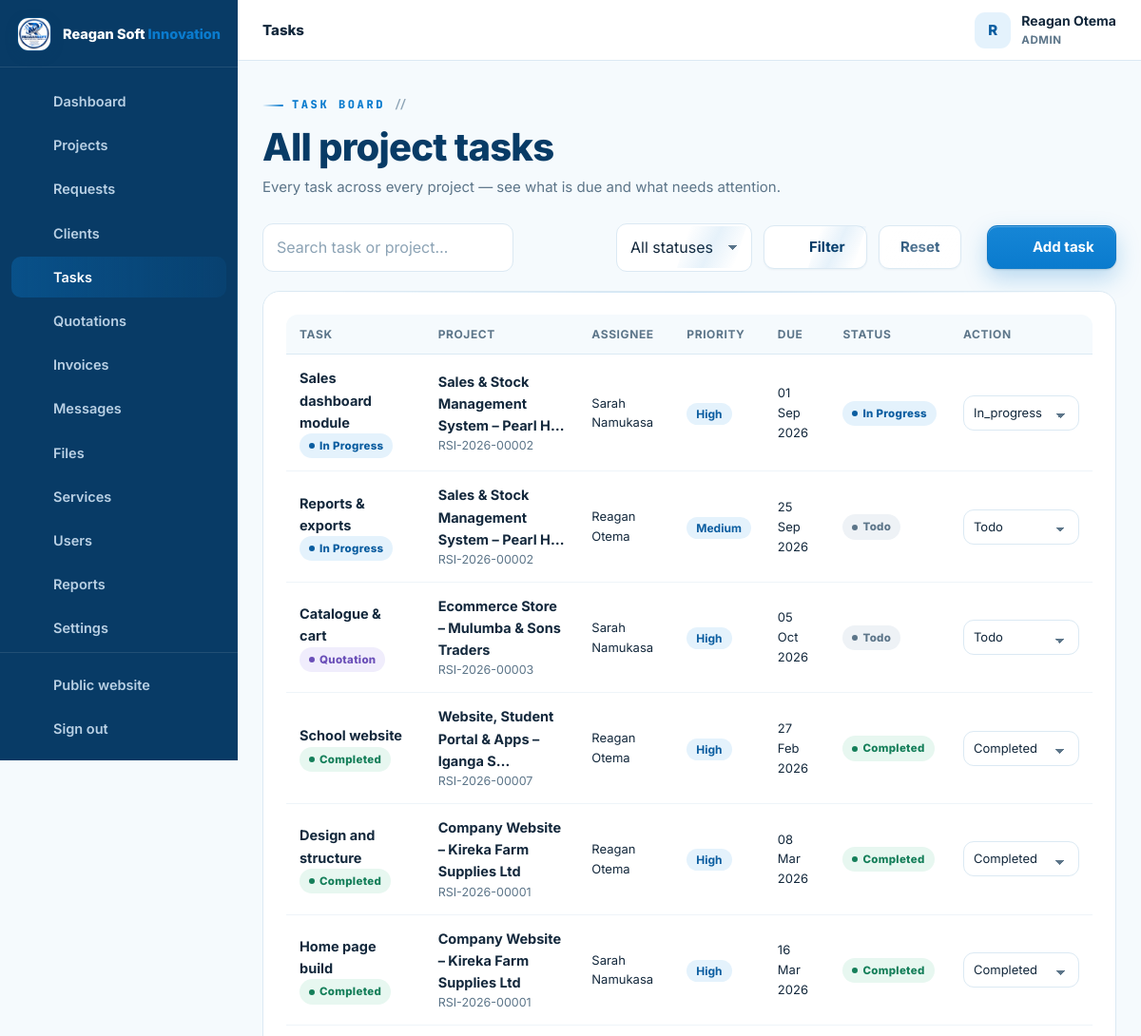
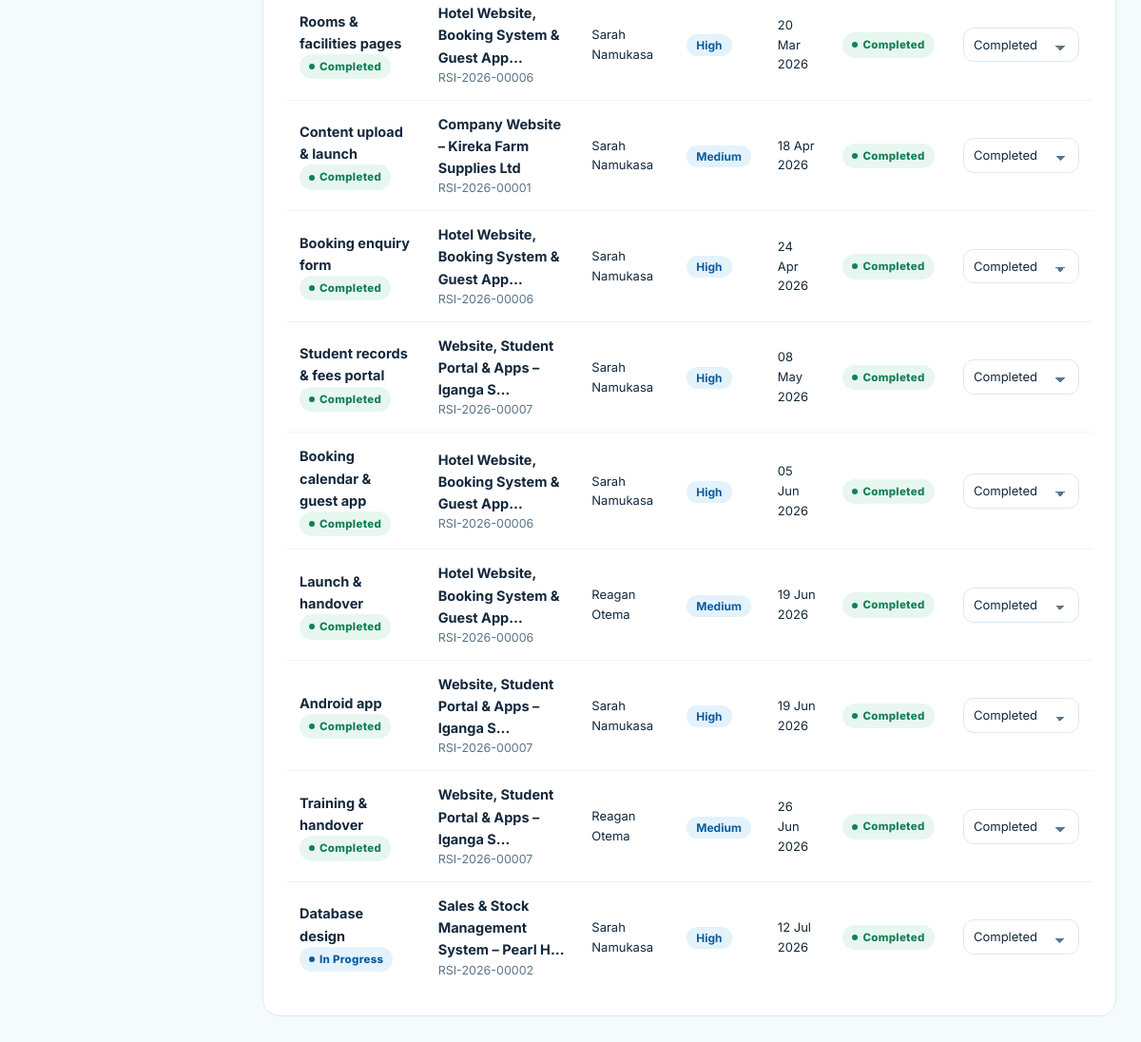
Screenshot of /admin/tasks.php (signed in) with the database file from the repository (2 pictures, top to bottom).
### tables this page shows
CREATE TABLE IF NOT EXISTS users (
  id INT UNSIGNED AUTO_INCREMENT PRIMARY KEY,
  full_name VARCHAR(150) NOT NULL,
  email VARCHAR(190) NOT NULL UNIQUE,
  phone VARCHAR(40) NULL,
  password_hash VARCHAR(255) NOT NULL,
  role ENUM('admin','staff','client') NOT NULL DEFAULT 'client',
  company VARCHAR(190) NULL,
  address VARCHAR(255) NULL,
  avatar VARCHAR(255) NULL,
   
   
   
   
   
   
  payer_type ENUM('business','individual') NOT NULL DEFAULT 'business',
  tax_id VARCHAR(60) NULL,
  national_id VARCHAR(60) NULL,
  country VARCHAR(80) NOT NULL DEFAULT 'Uganda',
  city VARCHAR(90) NULL,
  billing_terms_at DATETIME NULL,
  active TINYINT(1) NOT NULL DEFAULT 1,
  failed_logins INT UNSIGNED NOT NULL DEFAULT 0,
  locked_until DATETIME NULL,
  last_login_at DATETIME NULL,
  created_at TIMESTAMP DEFAULT CURRENT_TIMESTAMP,
  updated_at TIMESTAMP DEFAULT CURRENT_TIMESTAMP ON UPDATE CURRENT_TIMESTAMP,
  INDEX idx_users_role (role),
  INDEX idx_users_active (active)
);

CREATE TABLE IF NOT EXISTS project_tasks (
  id INT UNSIGNED AUTO_INCREMENT PRIMARY KEY,
  project_id INT UNSIGNED NOT NULL,
  assigned_to INT UNSIGNED NULL,
  title VARCHAR(190) NOT NULL,
  description TEXT NULL,
  status ENUM('TODO','IN_PROGRESS','REVIEW','COMPLETED') NOT NULL DEFAULT 'TODO',
  progress TINYINT UNSIGNED NOT NULL DEFAULT 0,
  priority ENUM('low','medium','high') NOT NULL DEFAULT 'medium',
  start_date DATE NULL,
  due_date DATE NULL,
  created_by INT UNSIGNED NULL,
  created_at TIMESTAMP DEFAULT CURRENT_TIMESTAMP,
  updated_at TIMESTAMP DEFAULT CURRENT_TIMESTAMP ON UPDATE CURRENT_TIMESTAMP,
  FOREIGN KEY (project_id) REFERENCES projects(id) ON DELETE CASCADE,
  FOREIGN KEY (assigned_to) REFERENCES users(id) ON DELETE SET NULL,
  FOREIGN KEY (created_by) REFERENCES users(id) ON DELETE SET NULL,
  INDEX idx_tasks_project (project_id),
  INDEX idx_tasks_status (status),
  INDEX idx_tasks_assigned (assigned_to)
);

CREATE TABLE IF NOT EXISTS projects (
  id INT UNSIGNED AUTO_INCREMENT PRIMARY KEY,
  ref_no VARCHAR(30) NOT NULL UNIQUE,                
  client_id INT UNSIGNED NOT NULL,
  service_id INT UNSIGNED NULL,
  assigned_to INT UNSIGNED NULL,                     
  title VARCHAR(190) NOT NULL,
  description TEXT NOT NULL,
  requirements TEXT NULL,
   
   
  website_url  VARCHAR(255) NULL,                    
  deliverables VARCHAR(190) NULL,                    
  cover_art    VARCHAR(40)  NULL,                    
  budget DECIMAL(14,2) NULL,
  priority ENUM('low','normal','high','urgent') NOT NULL DEFAULT 'normal',
  status ENUM('NEW','REVIEWING','QUOTATION','APPROVED','IN_PROGRESS','WAITING_FOR_CLIENT','TESTING','COMPLETED','CANCELLED') NOT NULL DEFAULT 'NEW',
  progress TINYINT UNSIGNED NOT NULL DEFAULT 0,
  deadline DATE NULL,
  started_at DATETIME NULL,
  completed_at DATETIME NULL,
  submitted_at TIMESTAMP DEFAULT CURRENT_TIMESTAMP,
  updated_at TIMESTAMP DEFAULT CURRENT_TIMESTAMP ON UPDATE CURRENT_TIMESTAMP,
  FOREIGN KEY (client_id) REFERENCES users(id) ON DELETE CASCADE,
  FOREIGN KEY (service_id) REFERENCES services(id) ON DELETE SET NULL,
  FOREIGN KEY (assigned_to) REFERENCES users(id) ON DELETE SET NULL,
  INDEX idx_projects_client (client_id),
  INDEX idx_projects_status (status),
  INDEX idx_projects_assigned (assigned_to),
  INDEX idx_projects_service (service_id)
);

### config/config.php (called while the page is built, shortened)
<?php
function db(): PDO {
    static $pdo = null;
    if ($pdo === null) {
        try {
            $pdo = new PDO(
                'mysql:host=' . DB_HOST . ';dbname=' . DB_NAME . ';charset=utf8mb4',
                DB_USER,
                DB_PASS,
                [
                    PDO::ATTR_ERRMODE            => PDO::ERRMODE_EXCEPTION,
                    PDO::ATTR_DEFAULT_FETCH_MODE => PDO::FETCH_ASSOC,
                    PDO::ATTR_EMULATE_PREPARES   => false,
                    PDO::ATTR_STRINGIFY_FETCHES  => false,
                    PDO::ATTR_TIMEOUT            => 5,
                    PDO::MYSQL_ATTR_INIT_COMMAND => "SET time_zone = '+03:00', NAMES utf8mb4 COLLATE utf8mb4_unicode_ci",
                ]
            );
        } catch (PDOException $e) {
            db_connection_failed($e);
        }
    }
    return $pdo;
}
function e(mixed $value): string {
    return htmlspecialchars((string)($value ?? ''), ENT_QUOTES, 'UTF-8');
}
function flash(string $key, ?string $value = null): ?string {
    $msg = $_SESSION['flash'][$key] ?? null;
    return $msg;
}
function app_url(string $path = ''): string {
    return APP_URL . ($path === '' ? '' : '/' . ltrim($path, '/'));
}
function current_user(): ?array {
    static $user = false;
    if ($user === false) {
        if (empty($_SESSION['user_id'])) {
            $user = null;
        } else {
            $st = db()->prepare('SELECT * FROM users WHERE id = ? AND active = 1 LIMIT 1');
            $st->execute([(int)$_SESSION['user_id']]);
            $user = $st->fetch() ?: null;
        }
    }
    return $user;
}
function is_logged_in(): bool {
    return current_user() !== null;
}
function user_role(): ?string {
    $u = current_user();
    return $u['role'] ?? null;
}
function require_login(): void {
    if (!is_logged_in()) {
        $_SESSION['intended'] = $_SERVER['REQUEST_URI'] ?? '';
        flash('error', 'Please sign in to continue.');
        redirect(app_url('login.php'));
    }
}
function require_staff(): void {
    require_login();
}
require_once __DIR__ . '/../inc/functions.php';

### admin/tasks.php (the view, shortened to what this page needs)
<?php
require __DIR__ . '/../config/config.php';
require_staff();
$pdo = db();
$st = $_GET['status'] ?? '';
$q  = trim($_GET['q'] ?? '');
$page = max(1, (int)($_GET['page'] ?? 1));
$perPage = 15;
$where = ['1=1'];
$params = [];
$whereSql = implode(' AND ', $where);
$count = $pdo->prepare("SELECT COUNT(*) c FROM project_tasks t JOIN projects p ON p.id = t.project_id WHERE $whereSql");
$count->execute($params);
$pg = paginate((int)$count->fetch()['c'], $perPage, $page);
$sql = "SELECT t.*, p.title AS project_title, p.ref_no, p.status AS project_status, p.client_id, a.full_name AS assignee_name
        FROM project_tasks t
        JOIN projects p ON p.id = t.project_id
        LEFT JOIN users a ON a.id = t.assigned_to
        WHERE $whereSql
        ORDER BY (t.status = 'COMPLETED') ASC, t.due_date IS NULL ASC, t.due_date ASC, t.created_at DESC
        LIMIT $perPage OFFSET {$pg['offset']}";
$stm = $pdo->prepare($sql); $stm->execute($params);
$tasks = $stm->fetchAll();
dashboard_head(['title' => 'Tasks', 'active' => 'tasks', 'crumb' => 'Tasks']);
?>
<div class="dash-head">
  <div>
    <span class="eyebrow">Task board</span>
    <h2>All project tasks</h2>
    <p class="sub">Every task across every project — see what is due and what needs attention.</p>
  </div>
</div>
<form class="toolbar" method="get" action="tasks.php">
  <div class="field" style="margin:0;flex-grow:1;max-width:360px">
    <input class="input" id="q" name="q" type="search" placeholder="Search task or project…" value="<?= e($q) ?>">
  </div>
  <div class="field" style="margin:0"><label class="visually-hidden" for="status">Status</label>
    <select class="select" id="status" name="status">
      <option value="">All statuses</option>
    </select>
  </div>
  <button class="btn btn-ghost" type="submit"><?= icon('search') ?> Filter</button>
  <a class="btn btn-ghost" href="tasks.php">Reset</a>
  <button class="btn btn-primary" type="button" data-modal-open="add-task-modal" style="margin-left:auto"><?= icon('plus') ?> Add task</button>
</form>
<section class="panel">
  <?php if ($tasks): ?>
    <div class="table-wrap">
      <table class="table">
        <thead><tr><th>Task</th><th>Project</th><th>Assignee</th><th>Priority</th><th>Due</th><th>Status</th><th>Action</th></tr></thead>
        <tbody>
          <?php foreach ($tasks as $t): ?>
            <tr>
              <td><span class="row-title"><?= e($t['title']) ?></span><div class="row-sub"><?= status_badge($t['project_status']) ?></div></td>
              <td><a class="row-title" href="<?= app_url('admin/project.php?id=' . (int)$t['project_id'] . '&tab=tasks') ?>"><?= e(truncate($t['project_title'], 42)) ?></a><div class="row-sub"><?= e($t['ref_no']) ?></div></td>
              <td class="small"><?= e($t['assignee_name'] ?? 'Unassigned') ?></td>
              <td><span class="tag"><?= e(ucfirst($t['priority'])) ?></span></td>
              <td class="small"><?= $t['due_date'] ? fmt_date($t['due_date']) : '—' ?></td>
              <td><?= status_badge($t['status']) ?></td>
              <td style="min-width:150px">
                <form method="post" style="display:flex;gap:6px;align-items:center">
                  <select class="select" name="status" onchange="this.form.submit()" style="padding:7px 30px 7px 10px;font-size:13px">
                    <?php foreach (['TODO', 'IN_PROGRESS', 'REVIEW', 'COMPLETED'] as $s): ?><option value="<?= $s ?>" <?= $t['status'] === $s ? 'selected' : '' ?>><?= e(ucwords(strtolower($s))) ?></option><?php endforeach; ?>
                  </select>
                </form>
              </td>
            </tr>
          <?php endforeach; ?>
        </tbody>
      </table>
    </div>
  <?php else: ?>
    <div class="empty"><?= icon('list') ?><h4>No tasks found</h4><p><?= ($q || $st) ? 'No tasks match your filters.' : 'No tasks yet. Create one above or inside a project.' ?></p></div>
  <?php endif; ?>
</section>
<?php dashboard_footer(); ?>

### inc/layout.php (shortened to what this page needs)
<?php
function dashboard_nav_items(): array {
    $role = user_role();
    $client = [
        ['dashboard', 'Dashboard', app_url('client/index.php'), 'dashboard'],
        ['projects', 'My Projects', app_url('client/projects.php'), 'folder'],
        ['request', 'New Request', app_url('client/request.php'), 'plus'],
        ['messages', 'Messages', app_url('client/messages.php'), 'chat'],
        ['files', 'Files', app_url('client/files.php'), 'file'],
        ['notifications', 'Notifications', app_url('client/notifications.php'), 'bell'],
        ['billing', 'Payment Details', app_url('client/billing.php'), 'receipt'],
        ['profile', 'Profile', app_url('client/profile.php'), 'user'],
    ];
    $staff = [
        ['dashboard', 'Dashboard', app_url('admin/index.php'), 'dashboard'],
        ['projects', 'Projects', app_url('admin/projects.php'), 'folder'],
        ['requests', 'Requests', app_url('admin/requests.php'), 'inbox'],
        ['clients', 'Clients', app_url('admin/clients.php'), 'users'],
        ['tasks', 'Tasks', app_url('admin/tasks.php'), 'list'],
        ['quotations', 'Quotations', app_url('admin/quotations.php'), 'doc'],
        ['invoices', 'Invoices', app_url('admin/invoices.php'), 'money'],
        ['messages', 'Messages', app_url('admin/messages.php'), 'chat'],
        ['files', 'Files', app_url('admin/files.php'), 'file'],
    ];
    if ($role === 'admin') {
        $staff = array_merge($staff, [
            ['services', 'Services', app_url('admin/services.php'), 'globe'],
            ['users', 'Users', app_url('admin/users.php'), 'users'],
            ['reports', 'Reports', app_url('admin/reports.php'), 'chart'],
            ['settings', 'Settings', app_url('admin/settings.php'), 'settings'],
            ['audit', 'Audit Logs', app_url('admin/audit.php'), 'search'],
        ]);
    }
    return $role === 'client' ? $client : $staff;
}
function dashboard_head(array $page = []): void {
    $user = current_user();
    $role = user_role();
    $items = dashboard_nav_items();
    $active = $page['active'] ?? '';
    $loginUrl = $role === 'client' ? app_url('client/index.php') : app_url('admin/index.php');
    ?>
<!doctype html>
<html lang="en">
<head>
<link rel="stylesheet" href="<?= app_url('assets/css/style.css') ?>">
<link rel="stylesheet" href="<?= app_url('assets/css/tech.css') ?>">
</head>
<body class="dash-body">
<div class="dash-layout">
  <aside class="sidebar" id="sidebar" aria-label="Portal navigation">
    <div class="sidebar-brand">
      <a class="brand" href="<?= $loginUrl ?>">
        <img src="<?= app_url('assets/img/reagansoftinnovation-logo.jpeg') ?>" alt="" width="38" height="38">
        <span class="brand-text">Reagan Soft <b>Innovation</b></span>
      </a>
    </div>
    <nav class="side-nav">
      <?php foreach ($items as $it): ?>
        <a href="<?= e($it[2]) ?>" class="<?= $active === $it[0] ? 'active' : '' ?>">
          <?= icon($it[3]) ?><span><?= e($it[1]) ?></span>
        </a>
      <?php endforeach; ?>
    </nav>
    <div class="side-bottom">
      <a href="<?= app_url($role !== 'client' ? 'index.php' : 'index.php') ?>"><?= icon('globe') ?><span>Public website</span></a>
      <a href="<?= app_url('logout.php') ?>"><?= icon('logout') ?><span>Sign out</span></a>
    </div>
  </aside>
  <div class="dash-shell">
    <header class="dash-topbar">
      <div class="dash-topbar-title">
        <span class="dash-crumb"><?= e($page['crumb'] ?? 'Portal') ?></span>
      </div>
      <div class="dash-topbar-right">
        <div class="user-chip">
          <span class="user-avatar"><?= e(mb_strtoupper(mb_substr($user['full_name'] ?? '?', 0, 1))) ?></span>
          <div class="user-meta">
            <strong><?= e($user['full_name'] ?? '') ?></strong>
            <small><?= e(mb_strtoupper($role)) ?></small>
          </div>
        </div>
      </div>
    </header>
    <main class="dash-main" id="main">
<?php
}
function dashboard_footer(): void {
    ?>
    </main>
  </div>
</div>
</body>
</html>
<?php
}

### inc/functions.php (shortened to what this page needs)
<?php
function fmt_date(?string $date, string $format = 'd M Y'): string {
    $ts = strtotime($date);
    return $ts ? date($format, $ts) : '—';
}
function truncate(string $text, int $length = 90): string {
    return mb_strimwidth($text, 0, $length, '…');
}
function status_badge(string $status): string {
    $class = [
        'NEW' => 'blue', 'REVIEWING' => 'sky', 'QUOTATION' => 'violet',
        'APPROVED' => 'cyan', 'IN_PROGRESS' => 'blue', 'WAITING_FOR_CLIENT' => 'amber',
        'TESTING' => 'violet', 'COMPLETED' => 'green', 'CANCELLED' => 'red',
        'TODO' => 'gray', 'REVIEW' => 'violet',
        'draft' => 'gray', 'sent' => 'blue', 'accepted' => 'green', 'rejected' => 'red', 'expired' => 'amber', 'cancelled' => 'red',
        'paid' => 'green', 'partially_paid' => 'amber', 'overdue' => 'red',
        'active' => 'green', 'inactive' => 'red',
        'read' => 'gray', 'unread' => 'blue',
    ];
    $label = ucwords(str_replace('_', ' ', strtolower((string)$status)));
    return '<span class="badge ' . ($class[$status] ?? 'gray') . '">' . e($label) . '</span>';
}
function paginate(int $total, int $perPage, int $page): array {
    $totalPages = max(1, (int)ceil($total / max(1, $perPage)));
    $page = max(1, min($totalPages, $page));
    $offset = ($page - 1) * $perPage;
    return ['totalPages' => $totalPages, 'page' => $page, 'offset' => $offset];
}
function icon(string $name, string $class = ''): string {
    $path = $paths[$name] ?? $paths['code-s'];
    $cls = $class !== '' ? ' class="' . e($class) . '"' : '';
    return '<svg' . $cls . ' viewBox="0 0 24 24" fill="none" stroke="currentColor" stroke-width="1.8" stroke-linecap="round" stroke-linejoin="round" aria-hidden="true">' . $path . '</svg>';
}
require_once __DIR__ . '/layout.php';

### rows the page displays
users: full_name "R", full_name "Reagan Otema", role "ADMIN"
project_tasks: title "Sales dashboard module", project.status "In Progress In Progress", project.title "Sales & Stock Management System – Pearl H…", project.ref_no "RSI-2026-00002", assigned_to.full_name "Sarah Namukasa", priority "High", due_date "01 Sep 2026", status "In_progress"
project_tasks: title "Reports & exports", project.status "In Progress Todo", project.title "Sales & Stock Management System – Pearl H…", project.ref_no "RSI-2026-00002", assigned_to.full_name "Reagan Otema", priority "Medium", due_date "25 Sep 2026", status "Todo"
project_tasks: title "Catalogue & cart", project.status "Quotation Todo", project.title "Ecommerce Store – Mulumba & Sons Traders", project.ref_no "RSI-2026-00003", assigned_to.full_name "Sarah Namukasa", priority "High", due_date "05 Oct 2026", status "Todo"
project_tasks: title "School website", project.status "Completed Completed", project.title "Website, Student Portal & Apps – Iganga S…", project.ref_no "RSI-2026-00007", assigned_to.full_name "Reagan Otema", priority "High", due_date "27 Feb 2026", status "Completed"
project_tasks: title "Design and structure", project.status "Completed Completed", project.title "Company Website – Kireka Farm Supplies Ltd", project.ref_no "RSI-2026-00001", assigned_to.full_name "Reagan Otema", priority "High", due_date "08 Mar 2026", status "Completed"
project_tasks: title "Home page build", project.status "Completed Completed", project.title "Company Website – Kireka Farm Supplies Ltd", project.ref_no "RSI-2026-00001", assigned_to.full_name "Sarah Namukasa", priority "High", due_date "16 Mar 2026", status "Completed"
project_tasks: title "Rooms & facilities pages", project.status "Completed Completed", project.title "Hotel Website, Booking System & Guest App…", project.ref_no "RSI-2026-00006", assigned_to.full_name "Sarah Namukasa", priority "High", due_date "20 Mar 2026", status "Completed"
project_tasks: title "Content upload & launch", project.status "Completed Completed", project.title "Company Website – Kireka Farm Supplies Ltd", project.ref_no "RSI-2026-00001", assigned_to.full_name "Sarah Namukasa", priority "Medium", due_date "18 Apr 2026", status "Completed"
project_tasks: title "Booking enquiry form", project.status "Completed Completed", project.title "Hotel Website, Booking System & Guest App…", project.ref_no "RSI-2026-00006", assigned_to.full_name "Sarah Namukasa", priority "High", due_date "24 Apr 2026", status "Completed"
project_tasks: title "Student records & fees portal", project.status "Completed Completed", project.title "Website, Student Portal & Apps – Iganga S…", project.ref_no "RSI-2026-00007", assigned_to.full_name "Sarah Namukasa", priority "High", due_date "08 May 2026", status "Completed"
project_tasks: title "Booking calendar & guest app", project.status "Completed Completed", project.title "Hotel Website, Booking System & Guest App…", project.ref_no "RSI-2026-00006", assigned_to.full_name "Sarah Namukasa", priority "High", due_date "05 Jun 2026", status "Completed"
project_tasks: title "Launch & handover", project.status "Completed Completed", project.title "Hotel Website, Booking System & Guest App…", project.ref_no "RSI-2026-00006", assigned_to.full_name "Reagan Otema", priority "Medium", due_date "19 Jun 2026", status "Completed"
project_tasks: title "Android app", project.status "Completed Completed", project.title "Website, Student Portal & Apps – Iganga S…", project.ref_no "RSI-2026-00007", assigned_to.full_name "Sarah Namukasa", priority "High", due_date "19 Jun 2026", status "Completed"
project_tasks: title "Training & handover", project.status "Completed Completed", project.title "Website, Student Portal & Apps – Iganga S…", project.ref_no "RSI-2026-00007", assigned_to.full_name "Reagan Otema", priority "Medium", due_date "26 Jun 2026", status "Completed"
project_tasks: title "Database design", project.status "In Progress Completed", project.title "Sales & Stock Management System – Pearl H…", project.ref_no "RSI-2026-00002", assigned_to.full_name "Sarah Namukasa", priority "High", due_date "12 Jul 2026", status "Completed"

### other values shown
$it[1] "Dashboard"
$it[1] "Projects"
$it[1] "Requests"
$it[1] "Clients"
$it[1] "Tasks"
$it[1] "Quotations"
$it[1] "Invoices"
$it[1] "Messages"
$it[1] "Files"
$it[1] "Services"
$it[1] "Users"
$it[1] "Reports"
$it[1] "Settings"
$page['crumb'] "Tasks"
